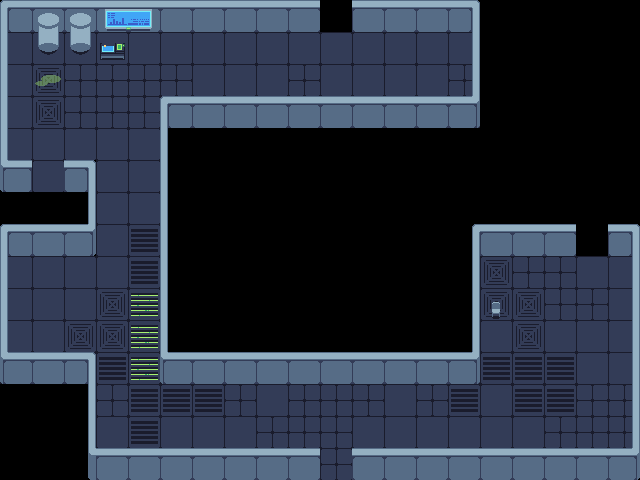

This game map was drawn from its Tiled (.tmx) file and the tilesets committed beside it. A one-line description and the full map source follow:
An orthogonal 20x15 tile map with 32x32 px tiles, 4 tile layers (floor, floorDecoration, walls, props), 4 tilesets and 37 objects (7x Spawn, 4x Door, Trap, ExplosionEffect, SnackMachine).

<map version="1.10" tiledversion="1.11.2" orientation="orthogonal" renderorder="right-down" width="20" height="15" tilewidth="32" tileheight="32" infinite="0" nextlayerid="11" nextobjectid="137">
 <tileset firstgid="1" source="tileset_ebene2.tsx" />
 <tileset firstgid="852" source="props_and_items_ebene2.tsx" />
 <tileset firstgid="1380" source="Beartrap.tsx" />
 <tileset firstgid="1384" source="ExplosionEffect.tsx" />
 <layer id="3" name="floor" width="20" height="15">
  <data encoding="csv">
0,0,0,0,0,0,0,0,0,0,0,0,0,0,0,0,0,0,0,0,
72,72,72,72,72,72,72,72,72,72,72,72,72,72,72,0,0,0,0,0,
72,107,71,71,71,71,72,72,72,71,72,72,72,72,71,0,0,0,0,0,
72,107,71,71,71,71,72,72,71,71,71,72,72,70,70,0,0,0,0,0,
72,72,72,72,72,0,0,0,0,0,0,0,0,0,0,0,0,0,0,0,
0,72,0,72,72,0,0,0,0,0,0,0,0,0,0,0,0,0,0,0,
0,0,0,72,72,0,0,0,0,0,0,0,0,0,0,0,0,0,0,0,
0,0,0,72,70,0,0,0,0,0,0,0,0,0,0,71,71,0,0,0,
72,72,72,72,70,0,0,0,0,0,0,0,0,0,0,107,71,71,72,72,
72,72,72,107,74,0,0,0,0,0,0,0,0,0,0,107,107,71,71,72,
72,72,107,107,74,0,0,0,0,0,0,0,0,0,0,72,107,72,72,72,
72,72,107,70,74,71,71,72,72,71,71,72,72,72,70,70,70,70,72,72,
0,0,0,71,70,70,70,71,72,71,71,71,72,71,70,72,70,70,71,71,
0,0,0,72,70,72,72,72,71,71,71,72,72,72,72,72,72,71,71,71,
0,0,0,0,0,0,0,0,0,71,71,0,0,0,0,0,0,0,0,0
</data>
 </layer>
 <layer id="10" name="floorDecoration" width="20" height="15">
  <data encoding="csv">
0,0,0,0,0,0,0,0,0,0,0,0,0,0,0,0,0,0,0,0,
0,0,0,0,0,0,0,0,0,0,0,0,0,0,0,0,0,0,0,0,
0,876,0,0,0,0,0,0,0,0,0,0,0,0,0,0,0,0,0,0,
0,0,0,0,0,0,0,0,0,0,0,0,0,0,0,0,0,0,0,0,
0,0,0,0,0,0,0,0,0,0,0,0,0,0,0,0,0,0,0,0,
0,0,0,0,0,0,0,0,0,0,0,0,0,0,0,0,0,0,0,0,
0,0,0,0,0,0,0,0,0,0,0,0,0,0,0,0,0,0,0,0,
0,0,0,0,0,0,0,0,0,0,0,0,0,0,0,0,0,0,0,0,
0,0,0,0,0,0,0,0,0,0,0,0,0,0,0,0,0,0,0,0,
0,0,0,0,0,0,0,0,0,0,0,0,0,0,0,0,0,0,0,0,
0,0,0,0,0,0,0,0,0,0,0,0,0,0,0,0,0,0,0,0,
0,0,0,0,0,0,0,0,0,0,0,0,0,0,0,0,0,0,0,0,
0,0,0,0,0,0,0,0,0,0,0,0,0,0,0,0,0,0,0,0,
0,0,0,0,0,0,0,0,0,0,0,0,0,0,0,0,0,0,0,0,
0,0,0,0,0,0,0,0,0,0,0,0,0,0,0,0,0,0,0,0
</data>
 </layer>
 <layer id="1" name="walls" width="20" height="15">
  <data encoding="csv">
3,6,6,6,6,6,6,6,6,6,0,6,6,6,47,0,0,0,0,0,
76,0,0,0,0,0,0,0,0,0,0,0,0,0,84,0,0,0,0,0,
76,0,0,0,0,0,0,0,0,0,0,0,0,0,84,0,0,0,0,0,
76,0,0,0,0,3,6,6,6,6,6,6,6,6,379,0,0,0,0,0,
76,0,0,0,0,76,0,0,0,0,0,0,0,0,0,0,0,0,0,0,
335,0,9,0,0,76,0,0,0,0,0,0,0,0,0,0,0,0,0,0,
0,0,84,0,0,76,0,0,0,0,0,0,0,0,0,0,0,0,0,0,
39,6,379,0,0,76,0,0,0,0,0,0,0,0,342,6,6,6,0,9,
76,0,0,0,0,76,0,0,0,0,0,0,0,0,84,0,0,0,0,84,
76,0,0,0,0,76,0,0,0,0,0,0,0,0,84,0,0,0,0,84,
76,0,0,0,0,76,0,0,0,0,0,0,0,0,84,0,0,0,0,84,
373,6,47,0,0,373,376,376,376,376,376,376,376,376,343,0,0,0,0,84,
0,0,84,0,0,0,0,0,0,0,0,0,0,0,0,0,0,0,0,84,
0,0,84,0,0,0,0,0,0,0,0,0,0,0,0,0,0,0,0,84,
0,0,46,6,6,6,6,6,6,6,0,6,6,6,6,6,6,6,6,379
</data>
 </layer>
 <layer id="2" name="props" width="20" height="15">
  <data encoding="csv">
0,1092,1092,948,949,0,0,0,0,0,0,0,0,0,0,0,0,0,0,0,
0,1116,1116,910,0,0,0,0,0,0,0,0,0,0,0,0,0,0,0,0,
0,0,0,0,0,0,0,0,0,0,0,0,0,0,0,0,0,0,0,0,
0,0,0,0,0,0,0,0,0,0,0,0,0,0,0,0,0,0,0,0,
0,0,0,0,0,0,0,0,0,0,0,0,0,0,0,0,0,0,0,0,
0,0,0,0,0,0,0,0,0,0,0,0,0,0,0,0,0,0,0,0,
0,0,0,0,0,0,0,0,0,0,0,0,0,0,0,0,0,0,0,0,
0,0,0,0,0,0,0,0,0,0,0,0,0,0,0,0,0,0,0,0,
0,0,0,0,0,0,0,0,0,0,0,0,0,0,0,0,0,0,0,0,
0,0,0,0,0,0,0,0,0,0,0,0,0,0,0,1032,0,0,0,0,
0,0,0,0,0,0,0,0,0,0,0,0,0,0,0,0,0,0,0,0,
0,0,0,0,0,0,0,0,0,0,0,0,0,0,0,0,0,0,0,0,
0,0,0,0,0,0,0,0,0,0,0,0,0,0,0,0,0,0,0,0,
0,0,0,0,0,0,0,0,0,0,0,0,0,0,0,0,0,0,0,0,
0,0,0,0,0,0,0,0,0,0,0,0,0,0,0,0,0,0,0,0
</data>
 </layer>
 <objectgroup id="6" name="Collisions">
  <object id="4" x="352" y="472" width="288" height="8" />
  <object id="19" x="632" y="256" width="8" height="216" />
  <object id="110" x="0" y="24" width="320" height="8" />
  <object id="111" x="352" y="24" width="128" height="8" />
  <object id="112" x="472" y="32" width="8" height="88" />
  <object id="113" x="160" y="120" width="320" height="8" />
  <object id="114" x="160" y="128" width="8" height="248" />
  <object id="115" x="160" y="376" width="320" height="8" />
  <object id="116" x="472" y="256" width="8" height="120" />
  <object id="117" x="472" y="248" width="104" height="8" />
  <object id="118" x="608" y="248" width="32" height="8" />
  <object id="119" x="96" y="472" width="224" height="8" />
  <object id="120" x="88" y="384" width="8" height="96" />
  <object id="121" x="0" y="376" width="96" height="8" />
  <object id="122" x="0" y="248" width="8" height="128" />
  <object id="123" x="8" y="248" width="88" height="8" />
  <object id="125" x="88" y="192" width="8" height="56" />
  <object id="126" x="0" y="184" width="96" height="8" />
  <object id="127" x="0" y="32" width="8" height="152" />
  <object id="128" x="38" y="42" width="21" height="10" />
  <object id="129" x="70" y="42" width="21" height="10" />
  <object id="130" x="100" y="50" width="25" height="10" />
  <object id="131" x="492" y="311" width="8" height="6" />
 </objectgroup>
 <objectgroup id="9" name="Props" />
 <objectgroup id="7" name="Entities">
  <object id="53" name="Beartrap" type="Trap" gid="1380" x="512.529" y="359.584" width="32" height="32">
   <properties>
    <property name="Damage" type="float" value="40" />
    <property name="Effect" type="object" value="58" />
    <property name="RangeLayer" type="object" value="54" />
   </properties>
  </object>
  <object id="58" name="ExplosionEffect" gid="1384" x="462.167" y="356.5" width="128" height="128" />
  <object id="63" name="PlayerSpawn" type="Spawn" x="408" y="64">
   <ellipse />
  </object>
  <object id="64" name="ScientistSpawn" type="Spawn" x="56" y="304">
   <ellipse />
  </object>
  <object id="65" name="SnackMachine" type="SnackMachine" x="512" y="288" width="32" height="32" />
  <object id="66" name="SecuritySpawn" type="Spawn" x="80" y="88">
   <ellipse />
  </object>
  <object id="105" name="DoorSpawn" type="Door" x="576" y="224" width="32" height="32">
   <properties>
    <property name="DoorDirection" value="East" />
   </properties>
  </object>
  <object id="106" name="DoorSpawn" type="Door" x="32" y="160" width="32" height="32">
   <properties>
    <property name="DoorDirection" value="West" />
   </properties>
  </object>
  <object id="107" name="DoorSpawn" type="Door" x="320" y="0" width="32" height="32">
   <properties>
    <property name="DoorDirection" value="North" />
   </properties>
  </object>
  <object id="108" name="DoorSpawn" type="Door" x="320" y="448" width="32" height="32">
   <properties>
    <property name="DoorDirection" value="South" />
   </properties>
  </object>
  <object id="132" name="ScientistSpawn" type="Spawn" x="120" y="272">
   <ellipse />
  </object>
  <object id="133" name="ScientistSpawn" type="Spawn" x="216" y="400">
   <ellipse />
  </object>
  <object id="134" name="ScientistSpawn" type="Spawn" x="568" y="400">
   <ellipse />
  </object>
  <object id="135" name="SecuritySpawn" type="Spawn" x="491" y="416">
   <ellipse />
  </object>
 </objectgroup>
 <objectgroup id="8" name="Acids" />
</map>
